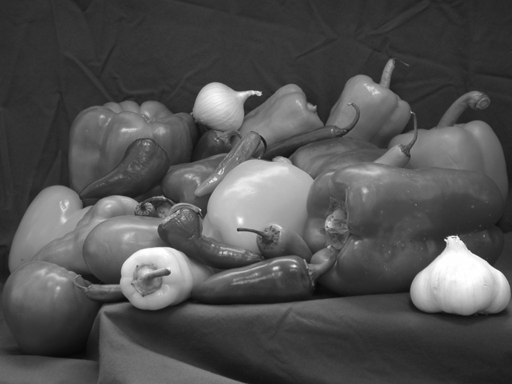
#> input picture HW3/peppers.png, 512 x 384 px, found by its file name
$ python FT_demo.py
#> lines starting #> are read from the running program, lines starting #| are printed output that depends on the picture
### HW3/ECE178_HW3_P3.py
import numpy as np
import math
import matplotlib.pyplot as plt
import cv2
import time
from PIL import Image

def create_gaussian_kernel(sigma_size, separable=False):
    """
    Creates a gaussian kernel based on sigma and dimensions of kernel matrix
    :param sigma_size: standard deviation of gaussian
    :param kernel_dimensions: kernel dimensions
    """
    # Can modify kernel_dimension relative to sigma_size
    kernel_dimensions = int(6 * sigma_size)
    gaussian_coefficient =  1/math.sqrt(2*math.pi)*sigma_size if separable else 1 / (2 * math.pi * (sigma_size ** 2))
    gaussian_sum = 0
    gaussian_kernel = np.zeros(kernel_dimensions) if separable else np.zeros([kernel_dimensions, kernel_dimensions])

    for x in range(0, kernel_dimensions):
        i = x - kernel_dimensions // 2
        if separable:
            gaussian_exponential = math.exp(-1/2*((i/sigma_size) ** 2))
            gaussian_kernel[x] = gaussian_coefficient * gaussian_exponential
            gaussian_sum += gaussian_kernel[x]
        else:
            for y in range(0, kernel_dimensions):
                # i = x - math.floor(kernel_dimensions / 2)
                j = y - kernel_dimensions // 2
                gaussian_exponential = math.exp(-((i**2)+(j**2))/(2*sigma_size**2))
                # print("iteration {}:{}--> i: {} j: {}   var = {}".format(x, y, i, j, gaussian_exponential))
                gaussian_kernel[x, y] = gaussian_coefficient*gaussian_exponential
                gaussian_sum += gaussian_kernel[x, y]

    normalized_gaussian_kernel = (1/gaussian_sum)*gaussian_kernel
    return normalized_gaussian_kernel.reshape([1, -1]) if separable else normalized_gaussian_kernel

# [9 lines left out: function filter_image, not called in this run]

# [41 lines that do not run on import are left out]

### HW4/FT_demo.py
import numpy as np
import matplotlib.pyplot as plt
from PIL import Image
import cv2
from HW3.ECE178_HW3_P3 import create_gaussian_kernel


def compute_DFT(signal):
    fig = plt.figure()
    fig_a = fig.add_subplot(1, 2, 1)
    fig_a.set_title("Signal")
    fig_a.imshow(signal, cmap='gray')

    signal_fft = np.fft.fft2(signal)
    fig_b = fig.add_subplot(1, 2, 2)
    fig_b.set_title("DFT")
    fig_b.imshow(abs(np.fft.fftshift(signal_fft)), cmap='gray')

    return signal_fft


M = 512 # Height image
N = 256 # Width image

# Visualize FT of the following signals.
# f[m,n] = 1
signal1 = np.ones([M, N])
signal1_fft = compute_DFT(signal1)

# f[m,n] = sin(20*pi*m/M) + cos(2*pi*n/N)
signal2a = np.outer(np.sin(20*np.pi*np.arange(0,M)/M), np.ones(N))
signal2b = np.outer(np.ones(M), np.cos(6*np.pi*np.arange(0,N)/N))
signal2 = signal2a + signal2b
signal2_fft = compute_DFT(signal2)

# f[m,n] = sin(20*pi*m/M) * cos(2*pi*n/N)
signal3a = np.outer(np.sin(20*np.pi*np.arange(0,M)/M), np.ones(N))
signal3b = np.outer(np.ones(M), np.cos(6*np.pi*np.arange(0,N)/N))
signal3 = signal3a * signal3b
signal3_fft = compute_DFT(signal3)


# Filtering in frequency domain
peppers_img = Image.open("/Users/ivanarevalomac/Google Drive/School/Signal Processing/ECE178/ECE178_Assignments/HW3/peppers.png")
#> peppers_img is the input picture: PIL image 512x384 L; min 7, max 255, mean 81.2
peppers_img_pxl = np.asarray(peppers_img)
peppers_img_fft = np.fft.fft2(peppers_img)

gaussian_kernel = create_gaussian_kernel(sigma_size=1.5)
ypad_size = int((peppers_img_pxl.shape[0]-gaussian_kernel.shape[0])//2)
#> ypad_size = 187
xpad_size = int((peppers_img_pxl.shape[1]-gaussian_kernel.shape[1])//2)
#> xpad_size = 251
pad_gaussian_kernel = np.pad(gaussian_kernel, ( [0, 2*ypad_size+1], [0, 2*xpad_size+1]))

# reconstructed_signal1 = np.fft.ifftshift(np.fft.ifft2(pad_gaussian_kernel*np.fft.fftshift(peppers_img_fft)))
reconstructed_signal1 = np.fft.ifft2(pad_gaussian_kernel*(peppers_img_fft))
# reconstructed_signal2 = np.fft.ifft2(np.fft.ifftshift(pad_gaussian_kernel*np.fft.fftshift(np.fft.fft2(peppers_img_pxl))))
# reconstructed_signal3 = np.fft.ifftshift(np.fft.ifft2(pad_gaussian_kernel*np.fft.fftshift(signal3_fft)))

plt.figure()
plt.imshow(abs(reconstructed_signal1), cmap='gray')

# Main
img = Image.open("goldhill.png")
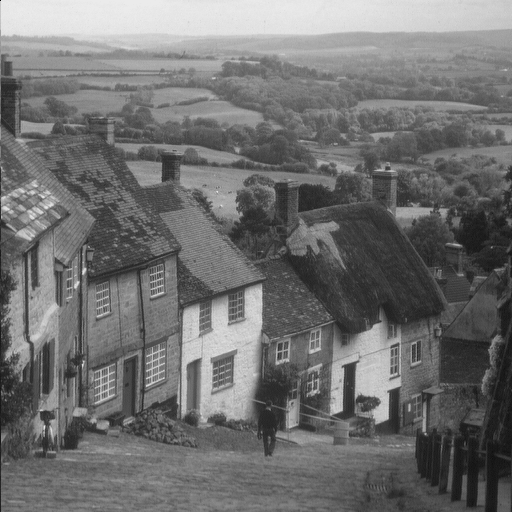
#> input picture HW5/goldhill.png, 512 x 512 px, found by its file name
#> img is the input picture: PIL image 512x512 L; min 10, max 235, mean 112.2
img_pxl = np.asarray(img)[::1,::1] # Can downsample for testing
fft_img = np.fft.fft2(img_pxl)
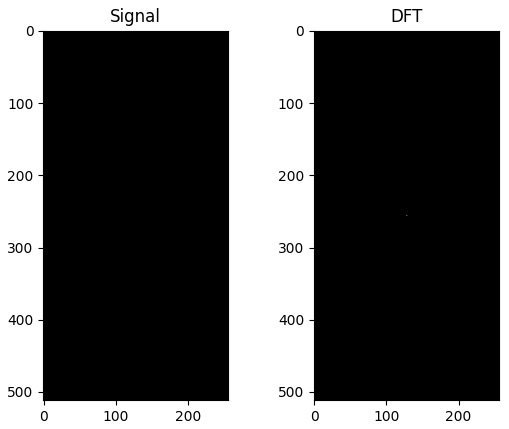
#> figure drawn by matplotlib, 2 panels
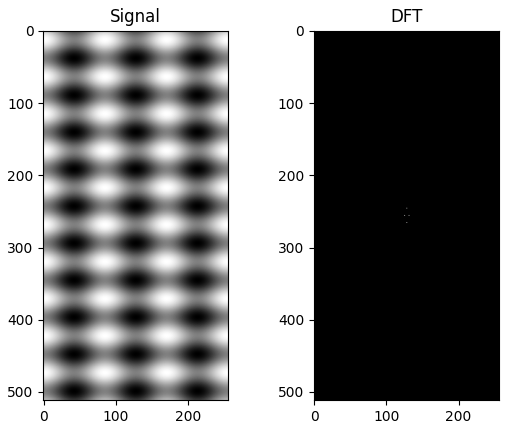
#> figure drawn by matplotlib, 2 panels
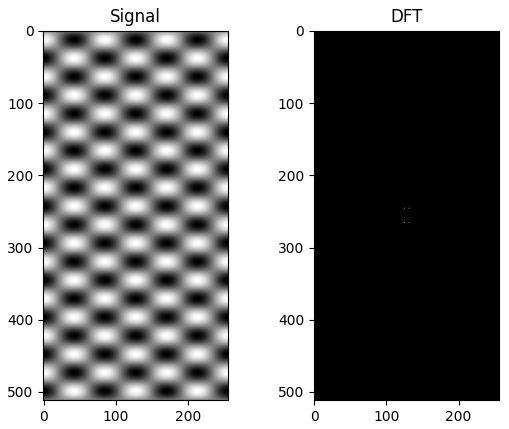
#> figure drawn by matplotlib, 2 panels
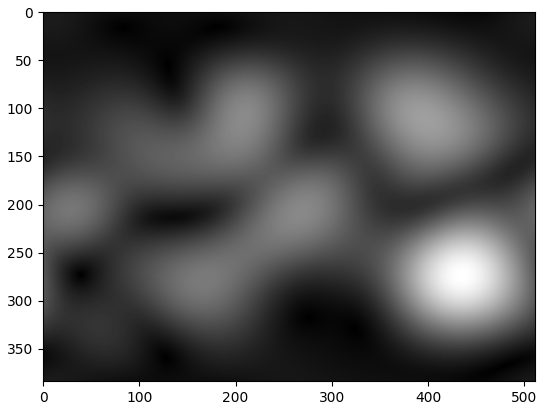
#> figure drawn by matplotlib, 1 panel
